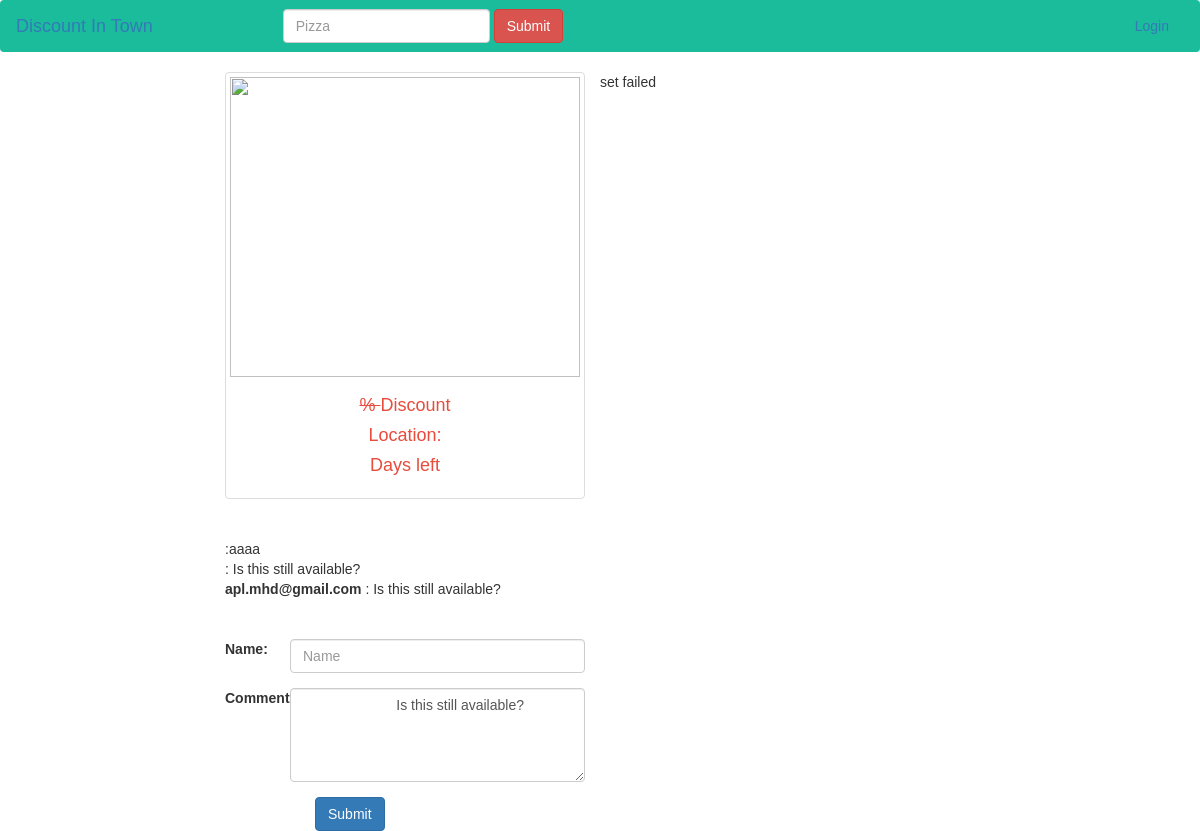
Page /postdetails.php on the committed database.
### tables this page shows
CREATE TABLE `comment` (
  `id` int(255) NOT NULL,
  `postid` varchar(255) NOT NULL,
  `comment` varchar(255) NOT NULL,
  `name` varchar(255) NOT NULL DEFAULT 'Seller',
  `commentstatus` tinyint(127) NOT NULL DEFAULT '0',
  `userid` tinyint(127) NOT NULL DEFAULT '-1'
);

### postdetails.php (the view, shortened to what this page needs)
<?php
include('connect.php');
include('header.php');
?>
<body>
<div class="container">
    <div class="row">
        <?php
        if (isset($_GET['postid'])){
            $postid = $_GET['postid'];
            $_SESSION['postid'] = $postid;
        }
        else {
            echo 'set failed';
             $postid = $_SESSION['postid'];
        }
        $sql = "SELECT * FROM post
                JOIN location ON location.id = post.locationid
                JOIN category ON post.categoryid = category.id
                WHERE post.postid = '$postid'";
        $result = $con->query($sql);
        $row = $result->fetch_assoc();
        $img = $row['imglink'];
        $img = str_replace(' ', '', $img);
        $postUserId = $row['userid'];
            echo  '
                     <div class="col-md-4 col-md-offset-2 lead">
                <div class="thumbnail">'
                . '
                   <img style="height:300px;" class="img" src="img/'. $img . '">'.'
                    <div class="caption" style="font-size: 14px">'.'
                        <h4><del> '  . $row['discountrate']  . '% </del>'. ' Discount ' .'</h4>
                        <h4>'.'Location: ' . $row['locationname']  . '</h4>
                        <h4>'.'' . $row['expire'] . ' Days left' .'</h4>
                        <p>'.'' . $row['postdesc']  .'</p>
                    </div>
                </div>
            </div>
                  ';
        ?>
        <div class="col-md-6">
            <div style="padding:10px">
                <div style="height: 300px; width: 100%;" id="map">
                </div>
            </div>
        </div>
    </div>
    <div class="row">
    <div class="col-md-4 col-md-offset-2">
        <?php
            $sqlSelect =  "SELECT * FROM comment
                WHERE postid = '$postid'";
            $result = $con->query($sqlSelect);
            while ($row = $result->fetch_assoc()){
                echo '<b>'. $row['name'].'</b>'.  ' :'. $row['comment'].'<br>';
            }
        ?>
    </div>
   </div>
    <div class="row">
        <div class="col-md-4 col-md-offset-2" style="padding-top: 40px">
            <form action="commentinsert.php" method="post">
                <?php
            if (isset($_SESSION['userid'])) {
                if (($postUserId == $_SESSION['userid'])) {
                    $sqlUpdate= "UPDATE comment SET commentstatus=1 WHERE postid = '$postid' AND  commentstatus=0";
                    $updateResult= $con->query($sqlUpdate);
                    echo '
                <div class="form-group row">
                    <label for="colFormLabel" class="col-sm-2 col-form-label">Comments</label>
                    <div class="col-sm-10">
                        <textarea rows="4" cols="50" name="comment" class="form-control">
                        Is this still available?
                        </textarea>
                    </div>
                </div>';
                } else {
                    echo '
                <div class="form-group row">
                    <label for="colFormLabelSm" class="col-sm-2 col-form-label col-form-label-sm">Name:</label>
                    <div class="col-sm-10">
                        <input type="text" name="name" class="form-control form-control-sm" id="colFormLabelSm" placeholder="Name">
                    </div>
                </div>
                <div class="form-group row">
                    <label for="colFormLabel" class="col-sm-2 col-form-label">Comments : </label>
                    <div class="col-sm-10">
                        <textarea rows="4" cols="50" name="comment" class="form-control">
                        Is this still available?
                        </textarea>
                    </div>
                </div>';
                }
            }
            else{
               echo '
                <div class="form-group row">
                    <label for="colFormLabelSm" class="col-sm-2 col-form-label col-form-label-sm">Name:</label>
                    <div class="col-sm-10">
                        <input type="text" name="name" class="form-control form-control-sm" id="colFormLabelSm" placeholder="Name">
                    </div>
                </div>
                <div class="form-group row">
                    <label for="colFormLabel" class="col-sm-2 col-form-label">Comments</label>
                    <div class="col-sm-10">
                        <textarea rows="4" cols="50" name="comment" class="form-control">
                        Is this still available?
                        </textarea>
                    </div>
                </div>';
            }
                ?>
                <input type="submit" class="btn col-md-offset-3 btn-primary mb-2" value="Submit">
            </form>
        </div>
    </div>
</div>
</body>
</html>

### css/style.css (style rules this page uses)
* { font-family: sans-serif; list-style: none; }
.caption h4 { color: #e74c3c; text-align: center; }
img { width: 100%; }
.thumbnail >img { height: 300px; }

### rows in the picture
comment: comment "aaaa"
comment: comment "Is this still available?"
comment: name "apl.mhd@gmail.com", comment "Is this still available?"
